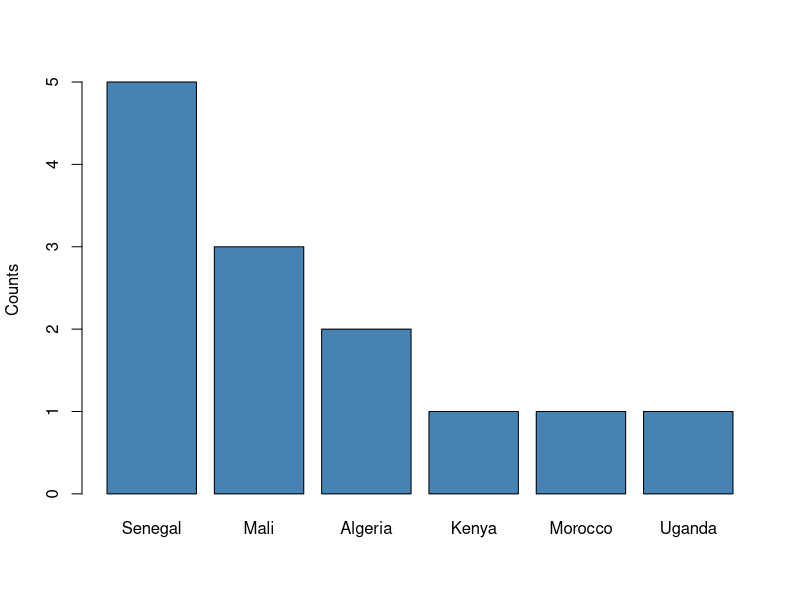

This chart was generated by the following R code: (Note: this script raises an error after producing the figure.)
## ---- chunk 1

countries <- c("Algeria", "Morocco", "Tunisia", "Mali", "Tchad", "Kenya", "Algerria", "Morocoo", "algeri")

indexes <- agrep(pattern = "Algeria", x = countries, ignore.case = TRUE)

countries[indexes]

## ---- chunk 2

# Transform the words to lower cases 

countries_lower <- tolower(countries)

abbreviate(
  
  names.arg = countries_lower, 
  
  minlength = 3, 
  
  strict = TRUE, # We permit duplications
  
  named = FALSE
)

## ---- chunk 3

countries <- c("Algeria", "Algeria", "Mali", "Kenya", "Mali", "Mali", "Senegal", "Uganda", "Senegal", "Morocco", "Senegal", "Senegal", "Senegal", NA, NA, NA, NA, NA, NA)

table(countries, useNA = "no")

## ---- chunk 4

table(countries, useNA = "always")


## ---- chunk 5

my_tab <- table(countries, useNA = "no")

sort(x = my_tab, decreasing = TRUE)


## ---- chunk 6

sort_tab <- sort(x = my_tab, decreasing = TRUE)

barplot(sort_tab, ylab = "Counts", col = "steelblue")
## ---- chunk 7

search()

## ---- chunk 8
# run mtcars$mpg to check the difference
jitter(mtcars$mpg)

## ---- chunk 9

comment(mtcars) <- "This data frame has no NAs, go ahead !"

comment(mtcars)
## ---- chunk 10

attributes(mtcars)


## ---- chunk 11

countries <- c("Algeria", "Morocco", "Algeria", "Algeria", "Morocco", "Tunisia", "Morocco", "Tunisia")

make.unique(names = countries, sep = " -_- ")

## ---- chunk 12


startsWith(x = mpg$manufacturer,
                 prefix = "ch")

endsWith(x = c("Algeria", "Algiers", "Argentine", "Germany"),
                 suffix  = "ria")
